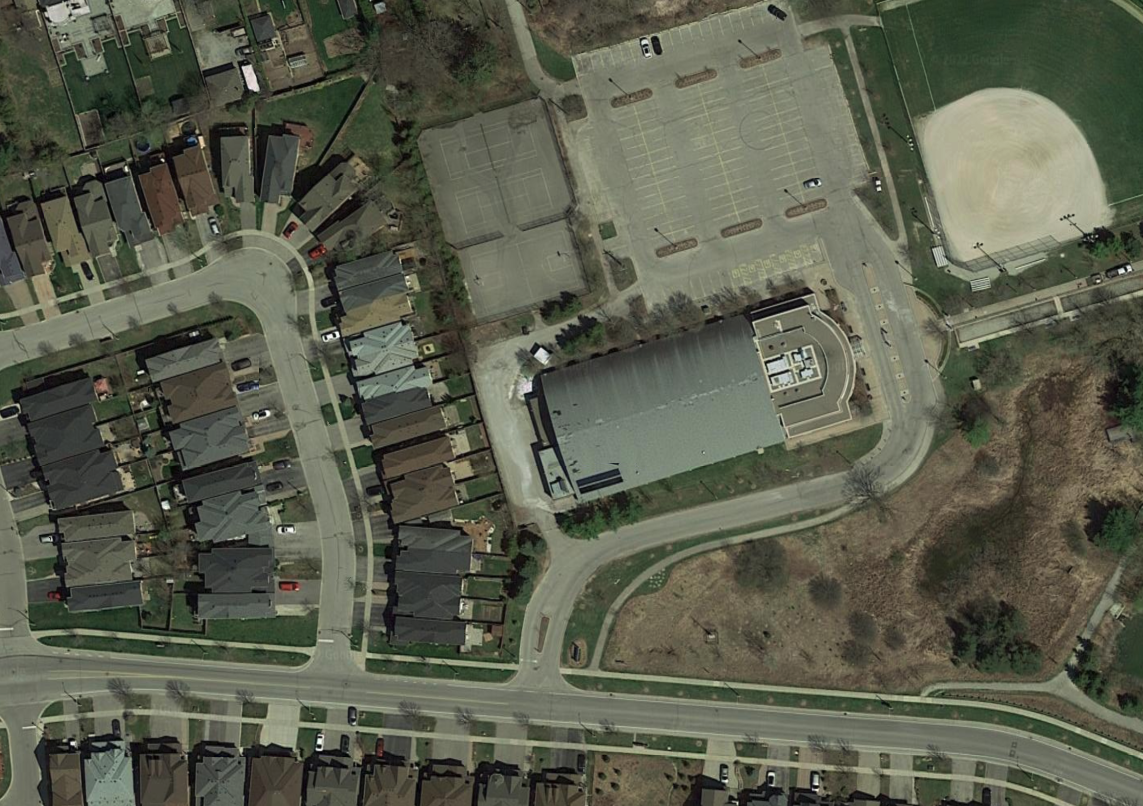
#> input picture data/test_images/test_img_1.png, 1143 x 806 px, found by its file name
$ jupyter execute --allow-errors technical_report.ipynb
#> lines starting #> are read from the running program, lines starting #| are printed output that depends on the picture
# Computer Vision for Urban Structure Identification
## Technical Report

## Part 1 - EDA

[cell 1]
# import libraries
import numpy as np, pandas as pd
import os
import geopandas as gpd
import matplotlib.pyplot as plt
import cv2
import glob
import rasterio as rio
import re

from rasterio import features as RioFeatures
from PIL import Image

[cell 2]
# taking a look at sample raster image

image = cv2.imread('../data/AOI_2_Vegas_Train/PAN/PAN_AOI_2_Vegas_img96.tif', -1)

#> (the rest of this cell did not finish here and is left out)

[cell 3]
# checking image array; not 0 to 255 pixel values
image

[cell 4]
# checking image data format
# single-band image format with pixels ranging from 0 to 2047

check_pixels = set()
#> (the rest of this cell did not finish here and is left out)

#> (a cell that did not finish here is left out)

#> (a cell that did not finish here is left out)

## Part 2 - Feature Extraction

#### Inspecting Folder Structure

[cell 7]
# assigning directories to vars
direct_geojson = '../data/AOI_2_Vegas_Train/geojson/buildings/*.geojson'
direct_tifs = '../data/AOI_2_Vegas_Train/PAN/*.tif'

# create file lists
raw_images = glob.glob(direct_tifs)
raw_masks = glob.glob(direct_geojson)

# confirming number of files
print(len(raw_images))
print(len(raw_masks))

[cell 8]
# checking files in directory; file order not matching
raw_images[:5]

[cell 9]
raw_masks[:5]

[cell 10]
# img/label file numbers do not ascend in regular sequence so we must extract index list
index_list = []
for i in raw_images:
    index_list.append(int(re.findall(r"img(.\d*)", i)[0])) #accessing file numbers with regex

# sorted index list
index_list.sort()
index_list[:10]

#### Importing Image Data

[cell 11]
# feature extraction using index_list to append from directory
images = []
for i in index_list:
    images.append(cv2.imread(f'../data/AOI_2_Vegas_Train/PAN/PAN_AOI_2_Vegas_img{i}.tif',-1))

#> (the rest of this cell did not finish here and is left out)

#### Importing Mask Data

[cell 12]
# defining function to convert vector formatted labels to rasters

# [17 lines left out: function mask_rasterize, not called in this run]

[cell 13]
# looping through index list to populate labels list
# some geojson files are empty as no buildings exist in region to be labelled
# this causes an error, so append 650x650 array of 0s to list (all negative class)
masks = []
for i in index_list:
    try:
        masks.append(mask_rasterize(i))
    except:
        masks.append(np.zeros((650,650)))

#> (the rest of this cell did not finish here and is left out)

#### Converting Images and Masks to PNG

[cell 14]
# function to convert mask to png format for easy handling

# [6 lines left out: function maskBinary_to_PNG, not called in this run]

[cell 15]
# function to convert TIFF images to png format for easy handling

# [13 lines left out: function imageTiff_to_PNG, not called in this run]

[cell 16]
# processing images and masks and save into clean directory
# note that this step presents a significant bottleneck due to pixel-wise image transformation

for i, image in enumerate(images):
    png = imageTiff_to_PNG(image)
    png = cv2.resize(png, (256,256))
    cv2.imwrite(f"data/images_masks/images/image_{i}.png", png)

for i, mask in enumerate(masks):
    png = maskBinary_to_PNG(mask)
    png = cv2.resize(png, (256,256))
    cv2.imwrite(f"data/images_masks/masks/mask_{i}.png", png)

## Part 3 - Modeling
See attached document

## Part 4 - Model Testing

[cell 17]
test_image = np.array(cv2.imread('data/test_images/test_img_1.png', 0))
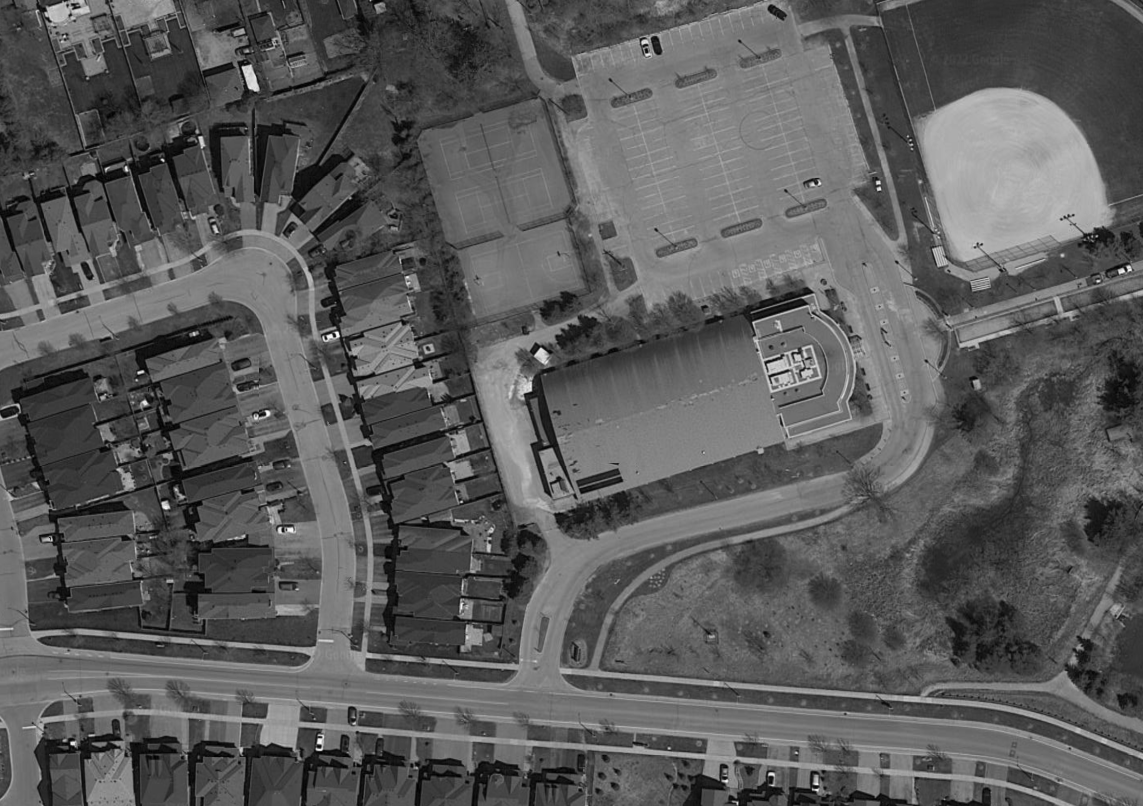
#> test_image: shape (806, 1143); min 0, max 252, mean 90.7

print(test_image.shape)
#| (806, 1143)

plt.figure(figsize=(7,7))
plt.imshow(test_image)
plt.show()

#> (a cell that did not finish here is left out)

[cell 19]
test_image = np.expand_dims(test_image, axis=2)
test_image.shape
#> Out = (806, 1143, 1)

[cell 20]
# [23 lines left out: function image_transform, not called in this run]

[cell 21]
img = cv2.imread('data/test_images/test_img_2.png')
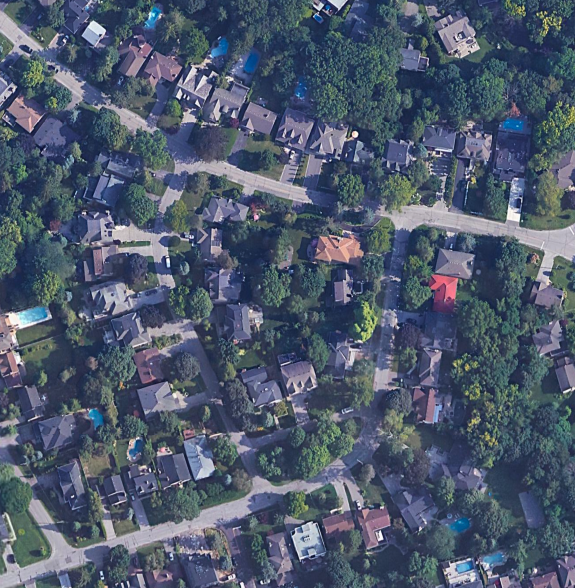
#> input picture data/test_images/test_img_2.png, 575 x 588 px, found by its file name
#> img is the input picture: shape (588, 575, 3); mean B, G, R 108.6, 89.5, 78.2
gray = cv2.cvtColor(img, cv2.COLOR_BGR2GRAY)
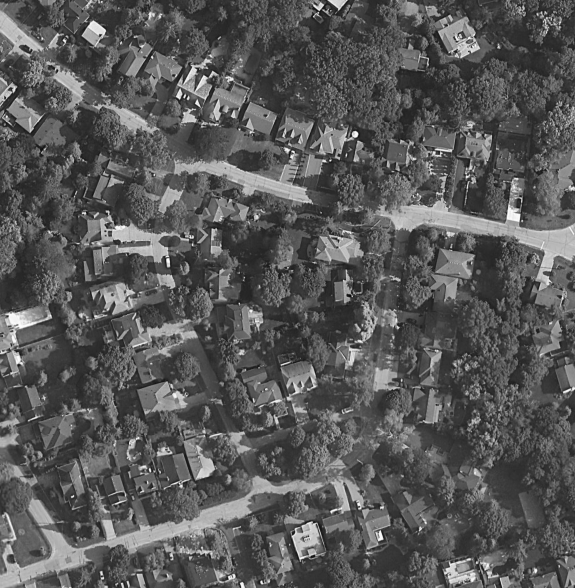
#> gray: shape (588, 575); min 9, max 253, mean 88.3
img2 = np.zeros_like(img)
# [4 lines of commented-out code are left out]

plt.figure(figsize=(5,5))
plt.imshow(img2)
plt.show()

print(img2.shape)
#| (588, 575, 3)
